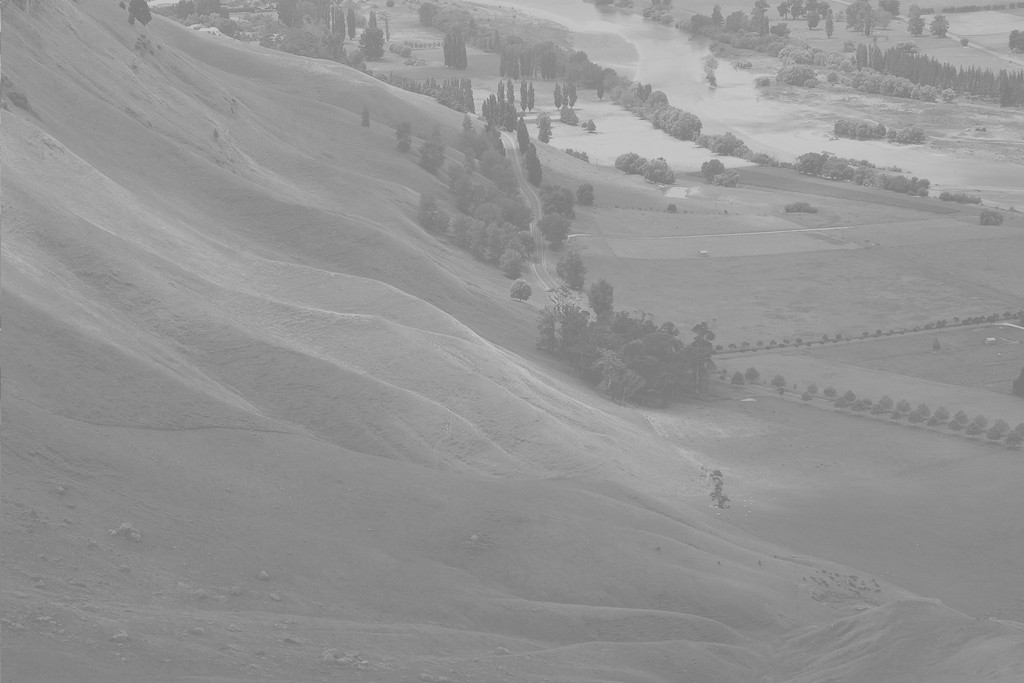
#> input picture HistogramEqualization/Unequalized_landscape.jpg, 1024 x 683 px, found by its file name
$ jupyter execute Histogram_Equalization.ipynb
#> lines starting #> are read from the running program, lines starting #| are printed output that depends on the picture
<a href="https://colab.research.google.com/github/varunbommagunta/ImageProcessing/blob/main/HistogramEqualization/Histogram_Equalization.ipynb" target="_parent"></a>

## **Histogram Equalization**

[cell 1]
import cv2
from google.colab.patches import cv2_imshow
import matplotlib.pyplot as plt
import numpy as np

[cell 2]
img = cv2.imread('/content/Unequalized_landscape.jpg',0)  #Read the image in gray
#> img is the input picture: shape (683, 1024); min 114, max 208, mean 148

[cell 3]
img = cv2.resize(img,(400,400),interpolation = cv2.INTER_LINEAR)  #Resize the image
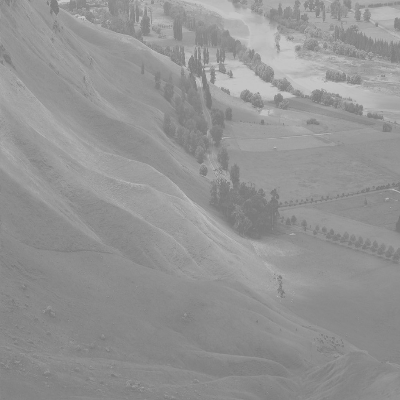
#> img: shape (400, 400); min 117, max 205, mean 147.9

[cell 4]
cv2_imshow(img)

[cell 5]
plt.hist(img.ravel(),bins = 256,range = [0,256])  #Plotting the histogram for number of pixels
plt.xlabel("Pixel Values",size = 16)
plt.ylabel("Number of Pixels",size = 16)
plt.show()
#> figure, not shown here; tallest bar 6769 high, from x = 137 to 138

[cell 6]
equ = cv2.equalizeHist(img)   #equalizeHist automatically tunes the image
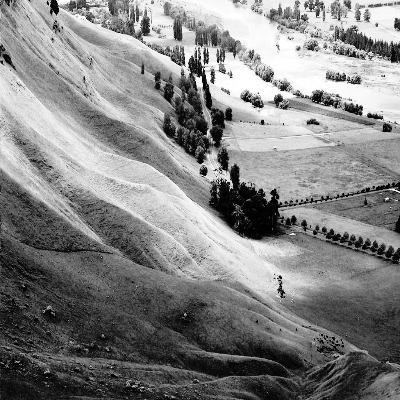
#> equ: shape (400, 400); min 0, max 255, mean 130.6

[cell 7]
cv2_imshow(equ)

[cell 8]
plt.hist(equ.ravel(),bins = 256,range = [0,256])
plt.xlabel("Pixel Values",size = 16)
plt.ylabel("Number of Pixels",size = 16)
plt.show()
#> figure, not shown here; tallest bar 6769 high, from x = 63 to 64

[cell 9]
res = np.hstack((img,equ))
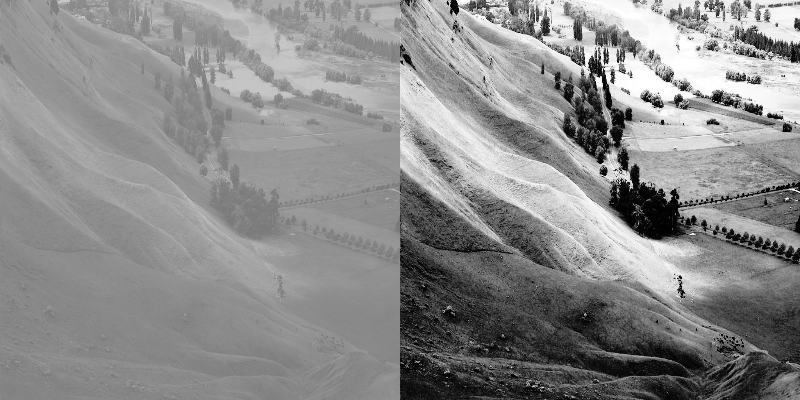
#> res: shape (400, 800); min 0, max 255, mean 139.2

[cell 10]
cv2_imshow(res)

## **Adaptive Histogram Equalization**

[cell 11]
img = cv2.imread('/content/statue.jpg',0)
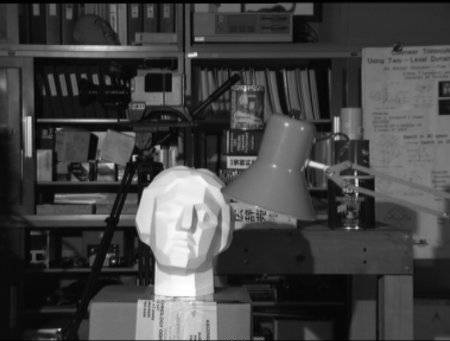
#> input picture HistogramEqualization/statue.jpg, 450 x 341 px, found by its file name
#> img is the input picture: shape (341, 450); min 0, max 255, mean 68

[cell 12]
plt.hist(img.ravel(),bins = 256,range = [0,256])
plt.xlabel("Pixel Values",size = 16)
plt.ylabel("Number of Pixels",size = 16)
plt.show()
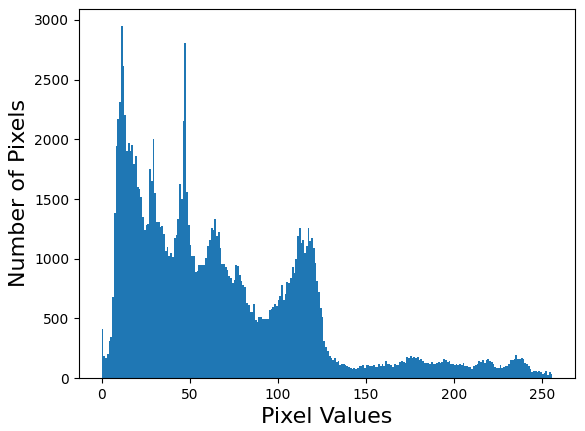
#> figure drawn by matplotlib, 1 panel; tallest bar 2948 high, from x = 11 to 12

[cell 13]
cv2_imshow(img)

[cell 14]
equ = cv2.equalizeHist(img)
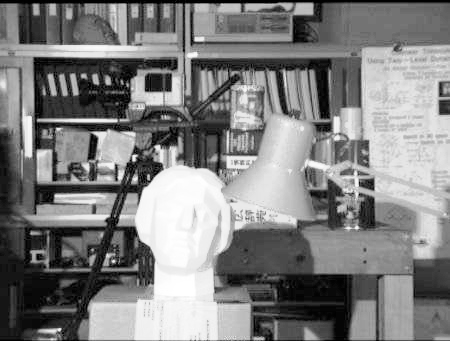
#> equ: shape (341, 450); min 0, max 255, mean 128.1

[cell 15]
plt.hist(equ.ravel(),bins = 256,range = [0,256])
plt.show()
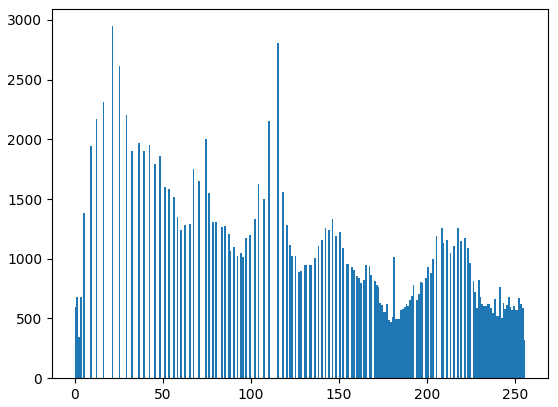
#> figure drawn by matplotlib, 1 panel; tallest bar 2948 high, from x = 21 to 22

[cell 16]
cv2_imshow(equ)

**We can clearly see that for some images, the global histogram equalizer operation is not suitable, so Adaptive Histogram Equalizer is used, actually it is doing a local operation.**

[cell 17]
clahe = cv2.createCLAHE(clipLimit = 2.0,tileGridSize = (7,7))
cl = clahe.apply(img)
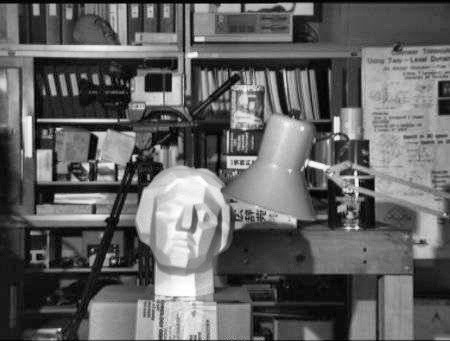
#> cl: shape (341, 450); min 0, max 255, mean 98.9

[cell 18]
plt.hist(cl.ravel(),bins = 256,range = [0,256])
plt.xlabel("Pixel Values",size = 16)
plt.ylabel("Number of Pixels",size = 16)
plt.show()
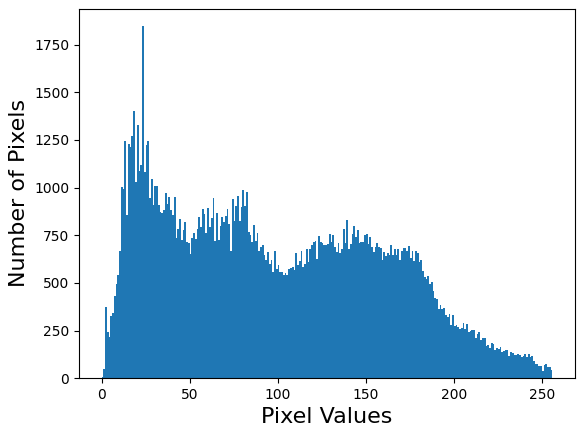
#> figure drawn by matplotlib, 1 panel; tallest bar 1847 high, from x = 23 to 24

[cell 19]
cv2_imshow(cl)

[cell 20]
final_img = np.hstack((img,equ,cl))
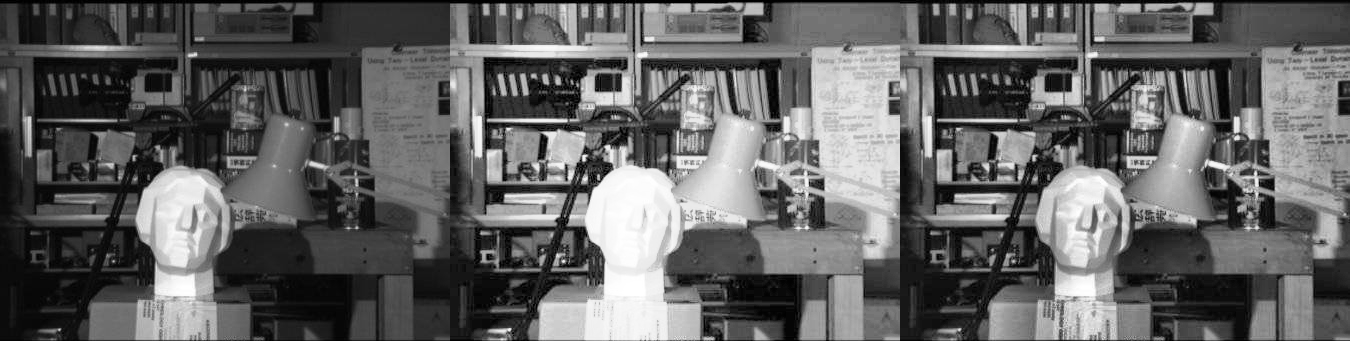
#> final_img: shape (341, 1350); min 0, max 255, mean 98.3
